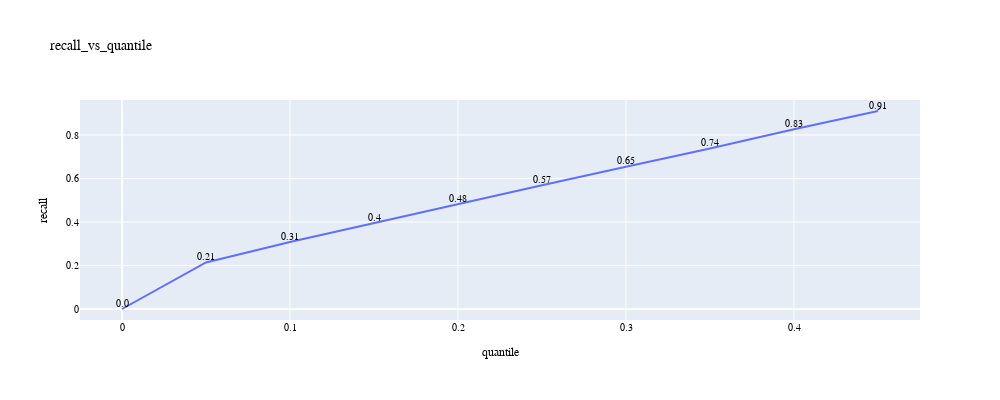

The code cell stored with this chart in its notebook:
### Code cell
visualize_recal_vs_quantile()

### Figure 1 — Plotly figure (JSON) as saved in the notebook; plotly's stock layout.template omitted (floating-point values rounded to 4 significant figures)
{"data": [{"hovertemplate": "quantile=%{x}<br>recall=%{y}<extra></extra>", "legendgroup": "", "line": {"color": "#636efa", "dash": "solid"}, "marker": {"symbol": "circle"}, "mode": "lines+text", "name": "", "orientation": "v", "showlegend": false, "text": ["0.0", "0.21", "0.31", "0.4", "0.48", "0.57", "0.65", "0.74", "0.83", "0.91"], "textposition": "top center", "type": "scatter", "x": [0, 0.05, 0.1, 0.15, 0.2, 0.25, 0.3, 0.35, 0.4, 0.45], "xaxis": "x", "y": [0, 0.2142, 0.3079, 0.3954, 0.4822, 0.569, 0.6538, 0.7382, 0.8268, 0.9104], "yaxis": "y"}], "layout": {"font": {"color": "black", "family": "Arial, sans-serif", "size": 10}, "height": 400, "legend": {"tracegroupgap": 0}, "title": {"text": "recall_vs_quantile"}, "width": 1000, "xaxis": {"anchor": "y", "domain": [0, 1], "title": {"text": "quantile"}}, "yaxis": {"anchor": "x", "domain": [0, 1], "title": {"text": "recall"}}}}
